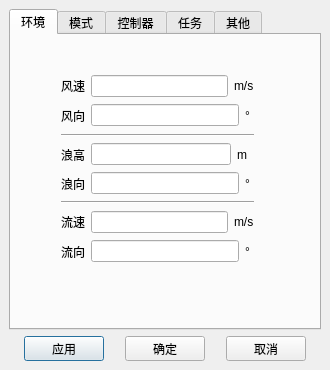
<?xml version="1.0" encoding="UTF-8"?>
<ui version="4.0">
 <class>OptionDialog</class>
 <widget class="QDialog" name="OptionDialog">
  <property name="geometry">
   <rect>
    <x>0</x>
    <y>0</y>
    <width>330</width>
    <height>370</height>
   </rect>
  </property>
  <property name="windowTitle">
   <string>Option</string>
  </property>
  <widget class="QTabWidget" name="tabWidget">
   <property name="geometry">
    <rect>
     <x>9</x>
     <y>9</y>
     <width>312</width>
     <height>321</height>
    </rect>
   </property>
   <property name="currentIndex">
    <number>0</number>
   </property>
   <widget class="QWidget" name="envSet">
    <attribute name="title">
     <string>环境</string>
    </attribute>
    <widget class="QWidget" name="layoutWidget">
     <property name="geometry">
      <rect>
       <x>50</x>
       <y>40</y>
       <width>193</width>
       <height>188</height>
      </rect>
     </property>
     <layout class="QGridLayout" name="gridLayout_4">
      <item row="0" column="0">
       <layout class="QGridLayout" name="gridLayout_5">
        <item row="0" column="0">
         <layout class="QGridLayout" name="gridLayout_6">
          <item row="0" column="0">
           <widget class="QLabel" name="label">
            <property name="text">
             <string>风速</string>
            </property>
           </widget>
          </item>
          <item row="0" column="1">
           <widget class="QLineEdit" name="windSpeed">
            <property name="inputMethodHints">
             <set>Qt::ImhDialableCharactersOnly</set>
            </property>
           </widget>
          </item>
          <item row="0" column="2">
           <widget class="QLabel" name="label_3">
            <property name="text">
             <string>m/s</string>
            </property>
           </widget>
          </item>
         </layout>
        </item>
        <item row="1" column="0">
         <layout class="QHBoxLayout" name="horizontalLayout_2">
          <item>
           <widget class="QLabel" name="label_2">
            <property name="text">
             <string>风向</string>
            </property>
           </widget>
          </item>
          <item>
           <widget class="QLineEdit" name="windDir"/>
          </item>
          <item>
           <widget class="QLabel" name="label_4">
            <property name="text">
             <string>° </string>
            </property>
           </widget>
          </item>
         </layout>
        </item>
       </layout>
      </item>
      <item row="1" column="0">
       <widget class="Line" name="line">
        <property name="orientation">
         <enum>Qt::Horizontal</enum>
        </property>
       </widget>
      </item>
      <item row="2" column="0">
       <layout class="QVBoxLayout" name="verticalLayout_2">
        <item>
         <layout class="QHBoxLayout" name="horizontalLayout_3">
          <item>
           <widget class="QLabel" name="label_5">
            <property name="text">
             <string>浪高</string>
            </property>
           </widget>
          </item>
          <item>
           <widget class="QLineEdit" name="waveHeight"/>
          </item>
          <item>
           <widget class="QLabel" name="label_6">
            <property name="text">
             <string>m  </string>
            </property>
           </widget>
          </item>
         </layout>
        </item>
        <item>
         <layout class="QHBoxLayout" name="horizontalLayout_4">
          <item>
           <widget class="QLabel" name="label_7">
            <property name="text">
             <string>浪向</string>
            </property>
           </widget>
          </item>
          <item>
           <widget class="QLineEdit" name="waveDir"/>
          </item>
          <item>
           <widget class="QLabel" name="label_8">
            <property name="text">
             <string>° </string>
            </property>
           </widget>
          </item>
         </layout>
        </item>
       </layout>
      </item>
      <item row="3" column="0">
       <widget class="Line" name="line_2">
        <property name="orientation">
         <enum>Qt::Horizontal</enum>
        </property>
       </widget>
      </item>
      <item row="4" column="0">
       <layout class="QVBoxLayout" name="verticalLayout_3">
        <item>
         <layout class="QHBoxLayout" name="horizontalLayout_5">
          <item>
           <widget class="QLabel" name="label_9">
            <property name="text">
             <string>流速</string>
            </property>
           </widget>
          </item>
          <item>
           <widget class="QLineEdit" name="curSpeed"/>
          </item>
          <item>
           <widget class="QLabel" name="label_10">
            <property name="text">
             <string>m/s</string>
            </property>
           </widget>
          </item>
         </layout>
        </item>
        <item>
         <layout class="QHBoxLayout" name="horizontalLayout_6">
          <item>
           <widget class="QLabel" name="label_11">
            <property name="text">
             <string>流向</string>
            </property>
           </widget>
          </item>
          <item>
           <widget class="QLineEdit" name="curDir"/>
          </item>
          <item>
           <widget class="QLabel" name="label_12">
            <property name="text">
             <string>° </string>
            </property>
           </widget>
          </item>
         </layout>
        </item>
       </layout>
      </item>
     </layout>
    </widget>
   </widget>
   <widget class="QWidget" name="dpMode">
    <attribute name="title">
     <string>模式</string>
    </attribute>
    <widget class="QWidget" name="layoutWidget">
     <property name="geometry">
      <rect>
       <x>70</x>
       <y>70</y>
       <width>145</width>
       <height>84</height>
      </rect>
     </property>
     <layout class="QVBoxLayout" name="verticalLayout_8">
      <item>
       <widget class="QRadioButton" name="normalDP">
        <property name="text">
         <string>常规动力定位控制</string>
        </property>
       </widget>
      </item>
      <item>
       <widget class="QRadioButton" name="zpcwDP">
        <property name="text">
         <string>ZPC-W动力定位控制</string>
        </property>
       </widget>
      </item>
      <item>
       <widget class="QRadioButton" name="wopcDP">
        <property name="text">
         <string>WOPC动力定位控制</string>
        </property>
       </widget>
      </item>
      <item>
       <widget class="QRadioButton" name="optDP">
        <property name="text">
         <string>环境最优动力定位控制</string>
        </property>
       </widget>
      </item>
     </layout>
    </widget>
   </widget>
   <widget class="QWidget" name="controlSet">
    <attribute name="title">
     <string>控制器</string>
    </attribute>
    <widget class="QWidget" name="layoutWidget">
     <property name="geometry">
      <rect>
       <x>60</x>
       <y>20</y>
       <width>163</width>
       <height>240</height>
      </rect>
     </property>
     <layout class="QVBoxLayout" name="verticalLayout_4">
      <item>
       <widget class="QRadioButton" name="pidController">
        <property name="text">
         <string>PID控制器</string>
        </property>
       </widget>
      </item>
      <item>
       <layout class="QVBoxLayout" name="verticalLayout_7">
        <item>
         <layout class="QHBoxLayout" name="horizontalLayout_13">
          <item>
           <widget class="QLabel" name="label_25">
            <property name="text">
             <string> P </string>
            </property>
           </widget>
          </item>
          <item>
           <widget class="QLineEdit" name="kp">
            <property name="inputMethodHints">
             <set>Qt::ImhDialableCharactersOnly</set>
            </property>
           </widget>
          </item>
         </layout>
        </item>
        <item>
         <layout class="QHBoxLayout" name="horizontalLayout_14">
          <item>
           <widget class="QLabel" name="label_27">
            <property name="text">
             <string> I </string>
            </property>
           </widget>
          </item>
          <item>
           <widget class="QLineEdit" name="ki"/>
          </item>
         </layout>
        </item>
        <item>
         <layout class="QHBoxLayout" name="horizontalLayout_15">
          <item>
           <widget class="QLabel" name="label_29">
            <property name="text">
             <string> D </string>
            </property>
           </widget>
          </item>
          <item>
           <widget class="QLineEdit" name="kd"/>
          </item>
         </layout>
        </item>
       </layout>
      </item>
      <item>
       <widget class="QRadioButton" name="nmpcController">
        <property name="text">
         <string>NMPC控制器</string>
        </property>
       </widget>
      </item>
      <item>
       <layout class="QVBoxLayout" name="verticalLayout">
        <item>
         <layout class="QHBoxLayout" name="horizontalLayout_16">
          <item>
           <widget class="QLabel" name="label_26">
            <property name="text">
             <string> T </string>
            </property>
           </widget>
          </item>
          <item>
           <widget class="QLineEdit" name="tNMPC">
            <property name="inputMethodHints">
             <set>Qt::ImhDialableCharactersOnly</set>
            </property>
           </widget>
          </item>
         </layout>
        </item>
        <item>
         <layout class="QHBoxLayout" name="horizontalLayout_17">
          <item>
           <widget class="QLabel" name="label_28">
            <property name="text">
             <string> W1</string>
            </property>
           </widget>
          </item>
          <item>
           <widget class="QLineEdit" name="w1NMPC"/>
          </item>
         </layout>
        </item>
        <item>
         <layout class="QHBoxLayout" name="horizontalLayout_18">
          <item>
           <widget class="QLabel" name="label_30">
            <property name="text">
             <string> W2</string>
            </property>
           </widget>
          </item>
          <item>
           <widget class="QLineEdit" name="w2NMPC"/>
          </item>
         </layout>
        </item>
        <item>
         <layout class="QHBoxLayout" name="horizontalLayout_19">
          <item>
           <widget class="QLabel" name="label_31">
            <property name="text">
             <string> W3</string>
            </property>
           </widget>
          </item>
          <item>
           <widget class="QLineEdit" name="w3NMPC"/>
          </item>
         </layout>
        </item>
       </layout>
      </item>
     </layout>
    </widget>
   </widget>
   <widget class="QWidget" name="missionSet">
    <attribute name="title">
     <string>任务</string>
    </attribute>
    <widget class="QWidget" name="layoutWidget">
     <property name="geometry">
      <rect>
       <x>40</x>
       <y>30</y>
       <width>213</width>
       <height>232</height>
      </rect>
     </property>
     <layout class="QGridLayout" name="gridLayout_7">
      <item row="0" column="0">
       <widget class="QGroupBox" name="groupBox">
        <property name="title">
         <string>起始位置艏向</string>
        </property>
        <layout class="QGridLayout" name="gridLayout_2">
         <item row="0" column="0">
          <layout class="QVBoxLayout" name="verticalLayout_5">
           <item>
            <layout class="QHBoxLayout" name="horizontalLayout_7">
             <item>
              <widget class="QLabel" name="label_13">
               <property name="text">
                <string>北位置</string>
               </property>
              </widget>
             </item>
             <item>
              <widget class="QLineEdit" name="nOrigin">
               <property name="inputMethodHints">
                <set>Qt::ImhDialableCharactersOnly</set>
               </property>
              </widget>
             </item>
             <item>
              <widget class="QLabel" name="label_14">
               <property name="text">
                <string>m  </string>
               </property>
              </widget>
             </item>
            </layout>
           </item>
           <item>
            <layout class="QHBoxLayout" name="horizontalLayout_8">
             <item>
              <widget class="QLabel" name="label_15">
               <property name="text">
                <string>东位置</string>
               </property>
              </widget>
             </item>
             <item>
              <widget class="QLineEdit" name="eOrigin"/>
             </item>
             <item>
              <widget class="QLabel" name="label_16">
               <property name="text">
                <string>m  </string>
               </property>
              </widget>
             </item>
            </layout>
           </item>
           <item>
            <layout class="QHBoxLayout" name="horizontalLayout_9">
             <item>
              <widget class="QLabel" name="label_17">
               <property name="text">
                <string>艏向  </string>
               </property>
              </widget>
             </item>
             <item>
              <widget class="QLineEdit" name="psiOrigin"/>
             </item>
             <item>
              <widget class="QLabel" name="label_18">
               <property name="text">
                <string>° </string>
               </property>
              </widget>
             </item>
            </layout>
           </item>
          </layout>
         </item>
        </layout>
       </widget>
      </item>
      <item row="1" column="0">
       <widget class="QGroupBox" name="groupBox_2">
        <property name="title">
         <string>目标位置艏向</string>
        </property>
        <layout class="QGridLayout" name="gridLayout_3">
         <item row="0" column="0">
          <layout class="QVBoxLayout" name="verticalLayout_6">
           <item>
            <layout class="QHBoxLayout" name="horizontalLayout_10">
             <item>
              <widget class="QLabel" name="label_19">
               <property name="text">
                <string>北位置</string>
               </property>
              </widget>
             </item>
             <item>
              <widget class="QLineEdit" name="nTarget">
               <property name="inputMethodHints">
                <set>Qt::ImhDialableCharactersOnly</set>
               </property>
              </widget>
             </item>
             <item>
              <widget class="QLabel" name="label_20">
               <property name="text">
                <string>m  </string>
               </property>
              </widget>
             </item>
            </layout>
           </item>
           <item>
            <layout class="QHBoxLayout" name="horizontalLayout_11">
             <item>
              <widget class="QLabel" name="label_21">
               <property name="text">
                <string>东位置</string>
               </property>
              </widget>
             </item>
             <item>
              <widget class="QLineEdit" name="eTarget"/>
             </item>
             <item>
              <widget class="QLabel" name="label_22">
               <property name="text">
                <string>m  </string>
               </property>
              </widget>
             </item>
            </layout>
           </item>
           <item>
            <layout class="QHBoxLayout" name="horizontalLayout_12">
             <item>
              <widget class="QLabel" name="label_23">
               <property name="text">
                <string>艏向  </string>
               </property>
              </widget>
             </item>
             <item>
              <widget class="QLineEdit" name="psiTarget"/>
             </item>
             <item>
              <widget class="QLabel" name="label_24">
               <property name="text">
                <string>° </string>
               </property>
              </widget>
             </item>
            </layout>
           </item>
          </layout>
         </item>
        </layout>
       </widget>
      </item>
     </layout>
    </widget>
   </widget>
   <widget class="QWidget" name="otherSet">
    <attribute name="title">
     <string>其他</string>
    </attribute>
    <widget class="QWidget" name="layoutWidget">
     <property name="geometry">
      <rect>
       <x>50</x>
       <y>9</y>
       <width>201</width>
       <height>288</height>
      </rect>
     </property>
     <layout class="QGridLayout" name="gridLayout_18">
      <item row="1" column="0">
       <widget class="QGroupBox" name="groupBox_4">
        <property name="title">
         <string>环境最优艏向PID参数</string>
        </property>
        <layout class="QGridLayout" name="gridLayout_10">
         <item row="0" column="0">
          <layout class="QGridLayout" name="gridLayout_11">
           <item row="0" column="0">
            <widget class="QLabel" name="label_35">
             <property name="text">
              <string>Kp</string>
             </property>
            </widget>
           </item>
           <item row="0" column="1">
            <widget class="QLineEdit" name="kpWOHC">
             <property name="inputMethodHints">
              <set>Qt::ImhDialableCharactersOnly</set>
             </property>
            </widget>
           </item>
          </layout>
         </item>
         <item row="1" column="0">
          <layout class="QGridLayout" name="gridLayout_12">
           <item row="0" column="0">
            <widget class="QLabel" name="label_37">
             <property name="text">
              <string>Ki</string>
             </property>
            </widget>
           </item>
           <item row="0" column="1">
            <widget class="QLineEdit" name="kiWOHC">
             <property name="inputMethodHints">
              <set>Qt::ImhDialableCharactersOnly</set>
             </property>
            </widget>
           </item>
          </layout>
         </item>
         <item row="2" column="0">
          <layout class="QGridLayout" name="gridLayout_13">
           <item row="0" column="0">
            <widget class="QLabel" name="label_39">
             <property name="text">
              <string>Kd</string>
             </property>
            </widget>
           </item>
           <item row="0" column="1">
            <widget class="QLineEdit" name="kdWOHC">
             <property name="inputMethodHints">
              <set>Qt::ImhDialableCharactersOnly</set>
             </property>
            </widget>
           </item>
          </layout>
         </item>
         <item row="1" column="1">
          <spacer name="horizontalSpacer_5">
           <property name="orientation">
            <enum>Qt::Horizontal</enum>
           </property>
           <property name="sizeHint" stdset="0">
            <size>
             <width>40</width>
             <height>20</height>
            </size>
           </property>
          </spacer>
         </item>
        </layout>
       </widget>
      </item>
      <item row="0" column="0">
       <widget class="QGroupBox" name="groupBox_3">
        <property name="title">
         <string>WOPC</string>
        </property>
        <layout class="QGridLayout" name="gridLayout_9">
         <item row="0" column="0">
          <layout class="QGridLayout" name="gridLayout_8">
           <item row="0" column="2">
            <widget class="QLabel" name="label_33">
             <property name="text">
              <string>m</string>
             </property>
            </widget>
           </item>
           <item row="0" column="0">
            <widget class="QLabel" name="label_32">
             <property name="text">
              <string>虚拟圆半径</string>
             </property>
            </widget>
           </item>
           <item row="0" column="1">
            <widget class="QLineEdit" name="radius">
             <property name="inputMethodHints">
              <set>Qt::ImhDialableCharactersOnly</set>
             </property>
            </widget>
           </item>
          </layout>
         </item>
        </layout>
       </widget>
      </item>
      <item row="2" column="0">
       <widget class="QGroupBox" name="groupBox_5">
        <property name="title">
         <string>环境估计参数</string>
        </property>
        <layout class="QGridLayout" name="gridLayout_14">
         <item row="2" column="0">
          <layout class="QGridLayout" name="gridLayout_17">
           <item row="0" column="1">
            <widget class="QLineEdit" name="k3">
             <property name="inputMethodHints">
              <set>Qt::ImhDialableCharactersOnly</set>
             </property>
            </widget>
           </item>
           <item row="0" column="0">
            <widget class="QLabel" name="label_45">
             <property name="text">
              <string>K3</string>
             </property>
            </widget>
           </item>
          </layout>
         </item>
         <item row="0" column="0">
          <layout class="QGridLayout" name="gridLayout_15">
           <item row="0" column="1">
            <widget class="QLineEdit" name="k1">
             <property name="inputMethodHints">
              <set>Qt::ImhDialableCharactersOnly</set>
             </property>
            </widget>
           </item>
           <item row="0" column="0">
            <widget class="QLabel" name="label_41">
             <property name="text">
              <string>K1</string>
             </property>
            </widget>
           </item>
          </layout>
         </item>
         <item row="1" column="0">
          <layout class="QGridLayout" name="gridLayout_16">
           <item row="0" column="0">
            <widget class="QLabel" name="label_43">
             <property name="text">
              <string>K2</string>
             </property>
            </widget>
           </item>
           <item row="0" column="1">
            <widget class="QLineEdit" name="k2">
             <property name="inputMethodHints">
              <set>Qt::ImhDialableCharactersOnly</set>
             </property>
            </widget>
           </item>
          </layout>
         </item>
         <item row="1" column="1">
          <spacer name="horizontalSpacer_6">
           <property name="orientation">
            <enum>Qt::Horizontal</enum>
           </property>
           <property name="sizeHint" stdset="0">
            <size>
             <width>40</width>
             <height>20</height>
            </size>
           </property>
          </spacer>
         </item>
        </layout>
       </widget>
      </item>
     </layout>
    </widget>
   </widget>
  </widget>
  <widget class="QWidget" name="layoutWidget">
   <property name="geometry">
    <rect>
     <x>9</x>
     <y>336</y>
     <width>312</width>
     <height>25</height>
    </rect>
   </property>
   <layout class="QHBoxLayout" name="horizontalLayout">
    <item>
     <spacer name="horizontalSpacer">
      <property name="orientation">
       <enum>Qt::Horizontal</enum>
      </property>
      <property name="sizeHint" stdset="0">
       <size>
        <width>40</width>
        <height>20</height>
       </size>
      </property>
     </spacer>
    </item>
    <item>
     <widget class="QPushButton" name="applyBtn">
      <property name="text">
       <string>应用</string>
      </property>
     </widget>
    </item>
    <item>
     <spacer name="horizontalSpacer_2">
      <property name="orientation">
       <enum>Qt::Horizontal</enum>
      </property>
      <property name="sizeHint" stdset="0">
       <size>
        <width>40</width>
        <height>20</height>
       </size>
      </property>
     </spacer>
    </item>
    <item>
     <widget class="QPushButton" name="okBtn">
      <property name="text">
       <string>确定</string>
      </property>
     </widget>
    </item>
    <item>
     <spacer name="horizontalSpacer_3">
      <property name="orientation">
       <enum>Qt::Horizontal</enum>
      </property>
      <property name="sizeHint" stdset="0">
       <size>
        <width>40</width>
        <height>20</height>
       </size>
      </property>
     </spacer>
    </item>
    <item>
     <widget class="QPushButton" name="cancelBtn">
      <property name="text">
       <string>取消</string>
      </property>
     </widget>
    </item>
    <item>
     <spacer name="horizontalSpacer_4">
      <property name="orientation">
       <enum>Qt::Horizontal</enum>
      </property>
      <property name="sizeHint" stdset="0">
       <size>
        <width>40</width>
        <height>20</height>
       </size>
      </property>
     </spacer>
    </item>
   </layout>
  </widget>
 </widget>
 <resources/>
 <connections/>
</ui>
